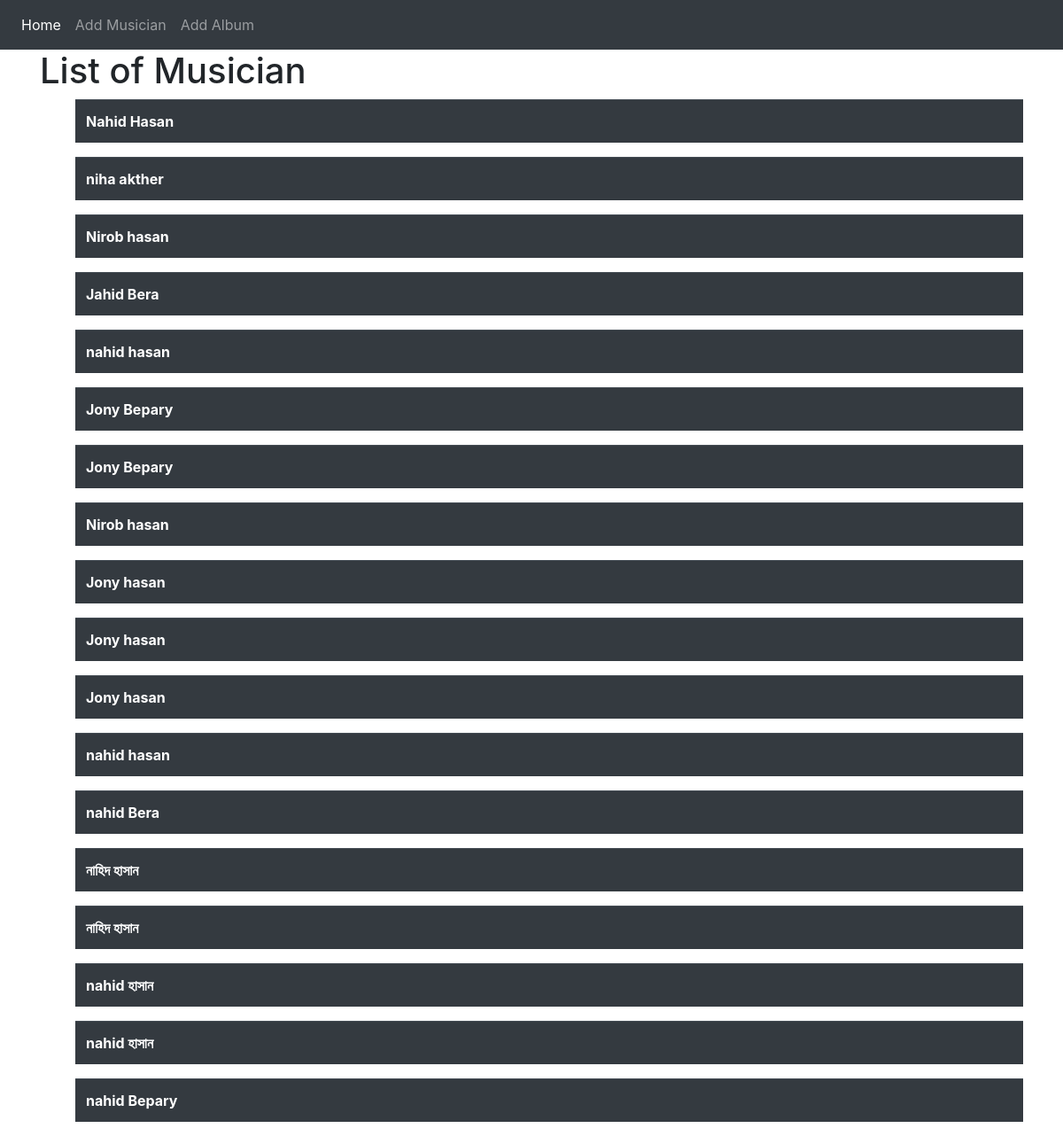
The page / on the database its author committed.
### First_App/models.py (models this page shows, shortened)
class Musician(models.Model):
    id = models.AutoField(primary_key=True)
    first_name = models.CharField(max_length=50)
    last_name = models.CharField(max_length=50)
    instrument = models.CharField(max_length=50)

### First_App/views.py (the view)
# urls.py: path('',views.index,name='index'),
def index(request):
    musician_list = Musician.objects.order_by("id")
    diction = {'title':'Home Page','musician_list':musician_list}
    return render(request,'First_App/index.html',context=diction)

### templates/First_App/index.html
{% extends 'First_App/base.html' %}
{% block body_block %}
<h1>List of Musician</h1>
<ul>
  {% if musician_list %}
   {% for musician in musician_list %}
     <a href="{% url 'First_App:Album_list' artist_id=musician.id %}" class="text-decoration-none">
<table class="table table-dark">
  <tr>
    <th>  {{ musician.first_name }}
      {{ musician.last_name }}</th>
  </tr>
</table>
 </a>
   {% endfor %}
  {% else %}
  <h2>No Musician in The List</h2>
  {% endif %}
</ul>
{% endblock %}

### templates/First_App/base.html (shortened to what this page needs)
  <!DOCTYPE html>
<html lang="en" dir="ltr">
  <head>
    <link rel="stylesheet" href="https://maxcdn.bootstrapcdn.com/bootstrap/4.4.1/css/bootstrap.min.css">
</head>
<body>
  <nav class="navbar navbar-expand-sm bg-dark navbar-dark">
    <ul class="navbar-nav">
      <li class="nav-item active">
        <a class="nav-link" href="{% url 'First_App:index' %}">Home</a>
      </li>
      <li class="nav-item">
        <a class="nav-link" href="{% url 'First_App:musician_form' %}">Add Musician</a>
      </li>
      <li class="nav-item">
        <a class="nav-link" href="{% url 'First_App:Album_form' %}">Add Album</a>
      </li>
    </ul>
  </nav>
  <div class="container">
    {% block body_block%}
    {% endblock %}
  </div>
  </body>
</html>

### rows shown on the page
Musician: first_name "Nahid", last_name "Hasan"
Musician: first_name "niha", last_name "akther"
Musician: first_name "Nirob", last_name "hasan"
Musician: first_name "Jahid", last_name "Bera"
Musician: first_name "nahid", last_name "hasan"
Musician: first_name "Jony", last_name "Bepary"
Musician: first_name "Jony", last_name "Bepary"
Musician: first_name "Nirob", last_name "hasan"
Musician: first_name "Jony", last_name "hasan"
Musician: first_name "Jony", last_name "hasan"
Musician: first_name "Jony", last_name "hasan"
Musician: first_name "nahid", last_name "hasan"
Musician: first_name "nahid", last_name "Bera"
Musician: first_name "নাহিদ", last_name "হাসান"
Musician: first_name "নাহিদ", last_name "হাসান"
Musician: first_name "nahid", last_name "হাসান"
Musician: first_name "nahid", last_name "হাসান"
Musician: first_name "nahid", last_name "Bepary"
